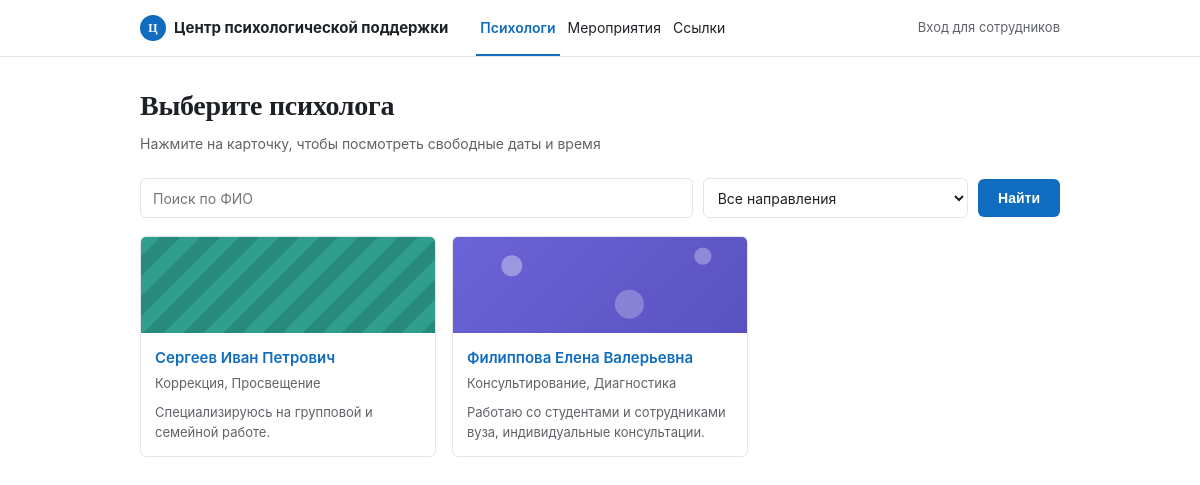
The page / on the database its author committed.
### tables this page shows
CREATE TABLE psychologist_profiles (
    id              INT UNSIGNED AUTO_INCREMENT PRIMARY KEY,
    user_id         INT UNSIGNED NOT NULL UNIQUE,
    photo_path      VARCHAR(255) NULL,
    bio             TEXT NULL,
    max_hours_per_week SMALLINT UNSIGNED NOT NULL DEFAULT 9,
    FOREIGN KEY (user_id) REFERENCES users(id) ON DELETE CASCADE
);

CREATE TABLE users (
    id              INT UNSIGNED AUTO_INCREMENT PRIMARY KEY,
    role            ENUM('client', 'psychologist', 'admin') NOT NULL DEFAULT 'client',
    last_name       VARCHAR(100) NOT NULL,
    first_name      VARCHAR(100) NOT NULL,
    patronymic      VARCHAR(100) NULL,
    group_or_dept   VARCHAR(100) NULL COMMENT 'группа студента / кафедра ППС / отдел сотрудника',
    phone           VARCHAR(20)  NULL,
    email           VARCHAR(150) NULL UNIQUE,
    password_hash   VARCHAR(255) NULL COMMENT 'NULL пока нет своей авторизации / если вход через SSO портала',
    telegram_chat_id VARCHAR(64) NULL COMMENT 'привязывается через бота (/link команда), NULL пока не привязан',
    created_at      DATETIME NOT NULL DEFAULT CURRENT_TIMESTAMP
);

### src/Controllers/HomeController.php (called while the page is built, shortened)
<?php
class HomeController
{
    public function index(): void
    {
        $search = trim($_GET['q'] ?? '');
        $psychologists = [];
        try {
            $params = [];
            $sql = "SELECT
                        p.id,
                        u.first_name, u.last_name, u.patronymic,
                        p.photo_path, p.bio,
                        GROUP_CONCAT(d.name SEPARATOR ', ') AS directions,
                        GROUP_CONCAT(d.id SEPARATOR ',') AS direction_ids
                    FROM psychologist_profiles p
                    JOIN users u ON u.id = p.user_id
                    LEFT JOIN psychologist_directions pd ON pd.psychologist_id = p.id
                    LEFT JOIN directions d ON d.id = pd.direction_id";
            $sql .= ' GROUP BY p.id, u.first_name, u.last_name, u.patronymic, p.photo_path, p.bio ORDER BY u.last_name';
            $stmt = Database::connection()->prepare($sql);
            $stmt->execute($params);
            $psychologists = $stmt->fetchAll();
        } catch (\Throwable $e) {
        }
        require __DIR__ . '/../../templates/home.php';
    }
}

### src/Core/Router.php (called while the page is built, shortened)
<?php
class Router
{
    private array $routes = [];
    public function get(string $path, array $handler): void
    {
        $this->routes['GET'][$path] = $handler;
    }
    public function post(string $path, array $handler): void
    {
        $this->routes['POST'][$path] = $handler;
    }
    public function dispatch(string $method, string $uri): void
    {
        $path = parse_url($uri, PHP_URL_PATH);
        $path = rtrim($path, '/') ?: '/';
        $handler = $this->routes[$method][$path] ?? null;
        [$controllerClass, $action] = $handler;
        $controller = new $controllerClass();
        $controller->$action();
    }
}

### public/index.php (called while the page is built, shortened)
<?php
$router = new Router();
$router->get('/', [HomeController::class, 'index']);
$router->get('/psychologist', [BookingController::class, 'show']);
$router->get('/api/psychologist/slots', [BookingController::class, 'slotsApi']);
$router->get('/book', [BookingController::class, 'bookForm']);
$router->post('/book', [BookingController::class, 'store']);
$router->get('/login', [AuthController::class, 'loginForm']);
$router->post('/login', [AuthController::class, 'login']);
$router->get('/logout', [AuthController::class, 'logout']);
$router->get('/cabinet', [ClientController::class, 'cabinet']);
$router->post('/cabinet/cancel', [ClientController::class, 'cancel']);
$router->post('/cabinet/reschedule', [ClientController::class, 'reschedule']);
$router->get('/dashboard', [PsychologistController::class, 'dashboard']);
$router->get('/dashboard/profile', [PsychologistController::class, 'profile']);
$router->post('/dashboard/profile', [PsychologistController::class, 'updateProfile']);
$router->get('/dashboard/schedule', [PsychologistController::class, 'schedule']);
$router->post('/dashboard/schedule', [PsychologistController::class, 'addSlot']);
$router->post('/dashboard/schedule/block', [PsychologistController::class, 'blockSlot']);
$router->get('/dashboard/clients', [PsychologistController::class, 'clients']);
$router->get('/dashboard/clients/show', [PsychologistController::class, 'clientDetail']);
$router->post('/dashboard/notes', [PsychologistController::class, 'addNote']);
$router->post('/dashboard/appointments/cancel', [PsychologistController::class, 'cancelAppointment']);
$router->post('/dashboard/message', [PsychologistController::class, 'messageClient']);
$router->get('/announcements', [AnnouncementController::class, 'index']);
$router->get('/dashboard/announcements', [AnnouncementController::class, 'manage']);
$router->post('/dashboard/announcements', [AnnouncementController::class, 'create']);
$router->post('/dashboard/announcements/delete', [AnnouncementController::class, 'delete']);
$router->get('/contacts', [ContactController::class, 'index']);
$router->get('/admin/contacts', [ContactController::class, 'manage']);
$router->post('/admin/contacts', [ContactController::class, 'create']);
$router->post('/admin/contacts/delete', [ContactController::class, 'delete']);
$router->get('/admin', [AdminController::class, 'index']);
$router->get('/admin/psychologists/new', [AdminController::class, 'newPsychologistForm']);
$router->post('/admin/psychologists', [AdminController::class, 'createPsychologist']);
$router->post('/admin/psychologists/delete', [AdminController::class, 'deletePsychologist']);
$router->get('/admin/schedule', [AdminController::class, 'schedule']);
$router->post('/admin/schedule', [AdminController::class, 'addSlot']);
$router->post('/admin/schedule/block', [AdminController::class, 'blockSlot']);
$router->get('/admin/appointments', [AdminController::class, 'appointments']);
$router->post('/admin/appointments/cancel', [AdminController::class, 'cancelAppointment']);
$router->get('/admin/appointments/move', [AdminController::class, 'moveAppointmentForm']);
$router->post('/admin/appointments/move', [AdminController::class, 'moveAppointment']);
$router->get('/admin/notifications', [AdminController::class, 'notifications']);
$router->dispatch($_SERVER['REQUEST_METHOD'], $_SERVER['REQUEST_URI']);

### src/Core/Database.php (called while the page is built, shortened)
<?php
class Database
{
    private static ?PDO $instance = null;
    public static function connection(): PDO
    {
        if (self::$instance === null) {
            $host = getenv('DB_HOST') ?: null;
            $port = getenv('DB_PORT') ?: null;
            $name = getenv('DB_NAME') ?: null;
            $user = getenv('DB_USER') ?: null;
            $password = getenv('DB_PASSWORD') ?: null;
            if (!$host) {
                $configFile = __DIR__ . '/../../config/config.php';
                if (file_exists($configFile)) {
                    $config = require $configFile;
                    $db = $config['db'];
                    $host = $db['host'] ?? '127.0.0.1';
                    $port = $db['port'] ?? '3306';
                    $name = $db['name'] ?? 'psycho_booking';
                    $user = $db['user'] ?? 'root';
                    $password = $db['password'] ?? '';
                } else {
                    $host = '127.0.0.1';
                    $port = '3306';
                    $name = 'psycho_booking';
                    $user = 'root';
                    $password = '';
                }
            }
            $dsn = sprintf(
                'mysql:host=%s;port=%s;dbname=%s;charset=utf8mb4',
                $host,
                $port,
                $name
            );
            try {
                self::$instance = new PDO($dsn, $user, $password, [
                    PDO::ATTR_ERRMODE => PDO::ERRMODE_EXCEPTION,
                    PDO::ATTR_DEFAULT_FETCH_MODE => PDO::FETCH_ASSOC,
                    PDO::ATTR_EMULATE_PREPARES => false,
                    PDO::MYSQL_ATTR_INIT_COMMAND => "SET NAMES utf8mb4 COLLATE utf8mb4_unicode_ci",
                ]);
            } catch (PDOException $e) {
                die('Ошибка подключения к БД: ' . $e->getMessage());
            }
        }
        self::$instance->exec("SET NAMES utf8mb4 COLLATE utf8mb4_unicode_ci");
self::$instance->exec("SET CHARACTER SET utf8mb4");
        return self::$instance;
    }
}

### templates/home.php (the view, shortened to what this page needs)
<?php $pageTitle = 'Психологи — запись на приём';
require __DIR__ . '/partials/header.php'; ?>
<h1>Выберите психолога</h1>
<p class="subtitle">Нажмите на карточку, чтобы посмотреть свободные даты и время</p>
<form method="get" action="/" style="display:flex;gap:10px;align-items:center;flex-wrap:nowrap;margin:16px 0 18px;">
    <input type="text" name="q" placeholder="Поиск по ФИО" value="<?= htmlspecialchars($search ?? '') ?>"
        style="flex:5 1 0;min-width:200px;height:40px;border:1px solid var(--border);border-radius:var(--radius);padding:0 12px;font-size:14px;margin:0;">
    <select name="direction"
        style="flex:1 0 160px;min-width:140px;height:40px;border:1px solid var(--border);border-radius:var(--radius);padding:0 10px;font-size:14px;margin:0;">
        <option value="">Все направления</option>
    </select>
    <button type="submit" class="btn" style="margin:0;flex:0 0 auto;white-space:nowrap;">Найти</button>
</form>
<?php if (empty($psychologists)): ?>
    <p class="empty-state">
        <?= ($search ?? '') !== '' || !empty($directionId) ? 'По этому запросу никого не нашлось.' : 'Психологи пока не добавлены в базу.' ?>
    </p>
<?php else: ?>
    <div class="psych-grid">
        <?php foreach ($psychologists as $i => $p): ?>
            <a href="/psychologist?id=<?= (int) $p['id'] ?>" class="psychologist-card">
                <div class="psychologist-card__cover pattern-<?= $i % 4 ?>">
                </div>
                <div class="psychologist-card__body">
                    <p class="psychologist-name">
                        <?= htmlspecialchars($p['last_name'] . ' ' . $p['first_name'] . ' ' . ($p['patronymic'] ?? '')) ?></p>
                    <p class="psychologist-tags"><?= htmlspecialchars($p['directions'] ?? '') ?></p>
                    <?php if (!empty($p['bio'])): ?>
                        <p style="margin:10px 0 0;color:var(--text-secondary);font-size:13px;">
                            <?php
                            $bioText = trim(strip_tags($p['bio']));
                            if (function_exists('mb_strimwidth')) {
                                $bioText = mb_strimwidth($bioText, 0, 120, '…');
                            } else {
                                $bioText = substr($bioText, 0, 120) . (strlen($bioText) > 120 ? '…' : '');
                            }
                            ?>
                            <?= htmlspecialchars($bioText) ?>
                        </p>
                    <?php endif; ?>
                </div>
            </a>
        <?php endforeach; ?>
    </div>
<?php endif; ?>
<?php require __DIR__ . '/partials/footer.php'; ?>

### public/assets/css/style.css (style rules this page uses)
:root { --blue: #0F6CBF; --blue-dark: #0B4F8F; --blue-light: #E8F1FA; --ink: #1D2125; --muted: #5F6368; --border: #E3E5E8; --bg: #FFFFFF; --panel: #F5F6F8; --white: #FFFFFF; --radius: 6px; --font-display: Georgia, "Times New Roman", serif; --font-sans: -apple-system, "Segoe UI", Roboto, Arial, sans-serif; --text: var(--ink); --text-secondary: var(--muted); }
* { box-sizing: border-box; }
body { margin: 0; font-family: var(--font-sans); background: var(--bg); color: var(--ink); font-size: 15px; line-height: 1.5; }
a { color: var(--blue); }
h1 { font-family: var(--font-display); font-size: 28px; font-weight: 700; margin: 0 0 6px; letter-spacing: -0.01em; }
.subtitle { color: var(--muted); font-size: 14px; margin: 0 0 24px; }
.psych-grid { display: grid; grid-template-columns: repeat(auto-fill, minmax(220px, 1fr)); gap: 16px; margin-bottom: 12px; }
.psychologist-card { display: block; text-decoration: none; color: inherit; background: var(--white); border: 1px solid var(--border); border-radius: var(--radius); overflow: hidden; transition: box-shadow 0.15s, border-color 0.15s; }
.psychologist-card__cover { height: 96px; position: relative; }
.pattern-0 { background: repeating-linear-gradient(135deg, #2F9E8F 0 14px, #278A7D 14px 28px); }
.pattern-1 { background: radial-gradient(circle at 20% 30%, rgba(255,255,255,0.35) 0 10px, transparent 11px), radial-gradient(circle at 60% 70%, rgba(255,255,255,0.25) 0 14px, transparent 15px), radial-gradient(circle at 85% 20%, rgba(255,255,255,0.3) 0 8px, transparent 9px), linear-gradient(135deg, #6C63D6, #5A52C0); }
.psychologist-card__body { padding: 14px; }
.psychologist-name { font-weight: 600; font-size: 15px; margin: 0 0 4px; color: var(--blue); }
.psychologist-tags { font-size: 13px; color: var(--muted); margin: 0; }
input[type="text"], input[type="tel"], input[type="password"], input[type="date"], input[type="time"], select, textarea { width: 100%; padding: 9px 12px; border: 1px solid var(--border); border-radius: var(--radius); font-size: 14px; font-family: inherit; background: var(--white); color: var(--ink); }
.btn { display: inline-block; background: var(--blue); color: var(--white); border: none; border-radius: var(--radius); padding: 11px 20px; font-size: 14px; font-weight: 600; cursor: pointer; text-decoration: none; margin-top: 16px; }

### rows shown on the page
psychologist_profiles: user.patronymic "Сергеев Иван Петрович", directions "Коррекция, Просвещение", bio "Специализируюсь на групповой и семейной работе."
psychologist_profiles: user.patronymic "Филиппова Елена Валерьевна", directions "Консультирование, Диагностика", bio "Работаю со студентами и сотрудниками вуза, индивидуальные консультации."
